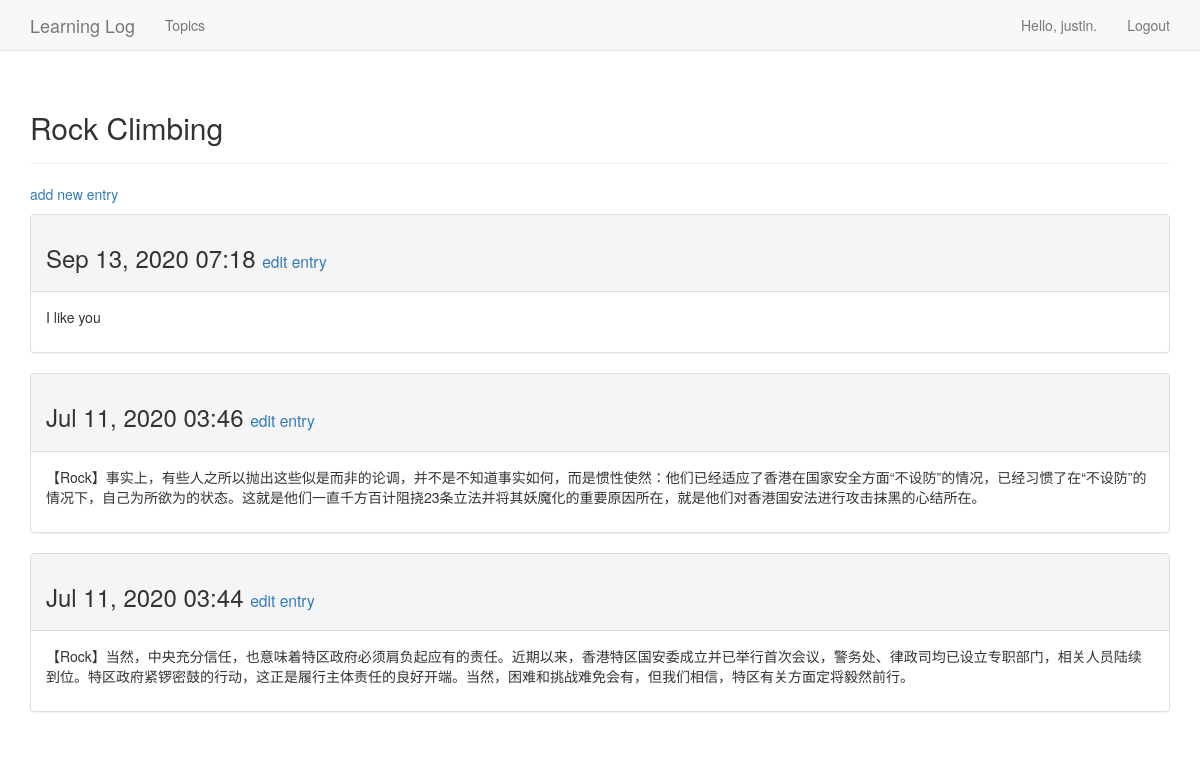
The page /topics/2/ (signed in) on the database its author committed.
### learning_logs/models.py (models this page shows, shortened)
class Topic(models.Model):
    text = models.CharField(max_length=200)
    date_add = models.DateTimeField(auto_now_add=True)
    owner = models.ForeignKey(User,on_delete=models.CASCADE)
    def __str__(self):
        return self.text

class Entry(models.Model):
    topic = models.ForeignKey(Topic,on_delete=models.CASCADE)
    text = models.TextField()
    date_added = models.DateTimeField(auto_now=True)
    class Meta:
        verbose_name_plural = 'entries'
    """显示前 50 条"""

### learning_logs/views.py (the view)
# urls.py: path('topics/<int:topic_id>/',views.topic,name="topic"),
@login_required
def topic(request,topic_id):
    topic = Topic.objects.get(id=topic_id)
    if topic.owner != request.user:
        raise Http404
    entries = topic.entry_set.order_by('-date_added')
    context = {'topic':topic,'entries':entries}
    return render(request,'learning_logs/topic.html',context)

### learning_logs/templates/learning_logs/topic.html
{% extends 'learning_logs/base.html' %}
{% block header %}
    <h2>{{ topic }}</h2>
{% endblock header %}
{% block content %}
    <p><a href="{% url 'learning_logs:new_entry' topic.id %}">add new entry</a></p>
    {% for entry in entries %}
        <div class="panel panel-default">
        <div class="panel-heading">
            <h3>
            {{ entry.date_added|date:'M d, Y H:i' }}
            <small>
                <a href="{% url 'learning_logs:edit_entry' entry.id %}"> edit entry</a>
            </small>
            </h3>
        </div>
        <div class="panel-body">{{ entry.text|linebreaks }}</div>
        </div>
        {% empty %} There are no entries for this topic yet.
    {% endfor %}
{% endblock content %}

### learning_logs/templates/learning_logs/base.html (shortened to what this page needs)
{% load bootstrap3 %}
<!DOCTYPE html>
<html lang="en">
  <head>
    {% bootstrap_css %} {% bootstrap_javascript %}
  </head>
  <body>
    <nav class="navbar navbar-default navbar-static-top">
      <div class="container">
        <div class="navbar-header">
          <a class="navbar-brand" href="{% url 'learning_logs:index' %}">
            Learning Log</a
          >
        </div>
        <div id="navbar" class="navbar-collapse collapse">
          <ul class="nav navbar-nav">
            <li><a href="{% url 'learning_logs:topics' %}">Topics</a></li>
          </ul>
          <ul class="nav navbar-nav navbar-right">
            {% if user.is_authenticated %}
            <li><a>Hello, {{ user.username }}.</a></li>
            <li><a href="{% url 'users:logout' %}">Logout</a></li>
            {% else %}
            <li><a href="{% url 'users:register' %}">Register</a></li>
            <li><a href="{% url 'users:login' %}">Login</a></li>
            {% endif %}
          </ul>
        </div>
      </div>
    </nav>
    <div class="container">
      <div class="page-header">{% block header %}{% endblock header %}</div>
      <div>{% block content %}{% endblock content %}</div>
    </div>
  </body>
</html>

### rows shown on the page
Topic: text "Rock Climbing"
Entry: date_added "Sep 13, 2020 07:18", text "I like you"
Entry: date_added "Jul 11, 2020 03:46", text "【Rock】事实上，有些人之所以抛出这些似是而非的论调，并不是不知道事实如何，而是惯性使然：他们已经适应了香港在国家安全方面“不设防”的情况，已经习惯了在“不设防”的情况下，自己为所欲为的状态。这就是他们一直千方百计阻挠23条立法并将其妖魔化的重要原因所在，就是他们对香港国安法进行攻击抹黑的心结所在。"
Entry: date_added "Jul 11, 2020 03:44", text "【Rock】当然，中央充分信任，也意味着特区政府必须肩负起应有的责任。近期以来，香港特区国安委成立并已举行首次会议，警务处、律政司均已设立专职部门，相关人员陆续到位。特区政府紧锣密鼓的行动，这正是履行主体责任的良好开端。当然，困难和挑战难免会有，但我们相信，特区有关方面定将毅然前行。"

### other values the page prints
{{ user.username }} "justin"
